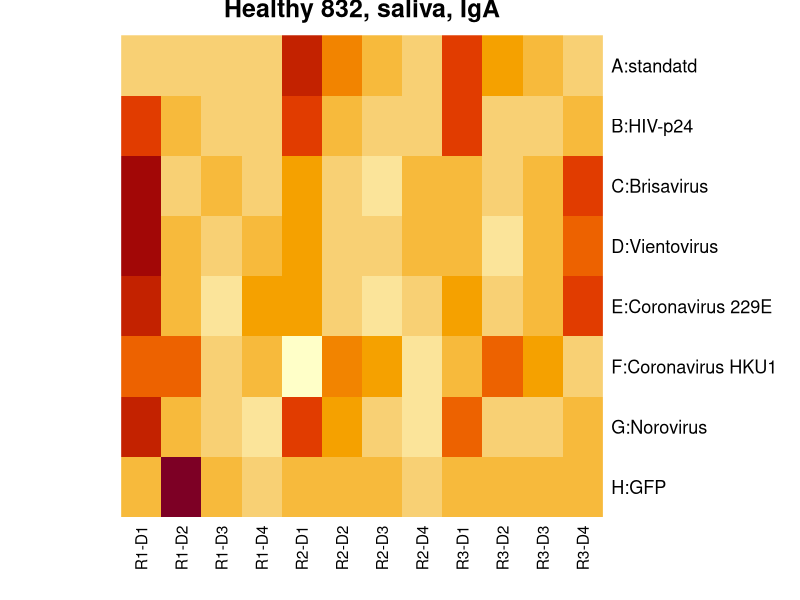

The R source for this figure:

T <- read.table("table_parts/01_2022-02-11-raw-plate.tab", header=TRUE)
heatmap(as.matrix(T), Colv = NA, Rowv = NA, revC=TRUE, 
        labRow=c("A:standatd","B:HIV-p24","C:Brisavirus","D:Vientovirus","E:Coronavirus 229E","F:Coronavirus HKU1","G:Norovirus","H:GFP"),
        labCol=c("R1-D1","R1-D2","R1-D3","R1-D4","R2-D1","R2-D2","R2-D3","R2-D4","R3-D1","R3-D2","R3-D3","R3-D4"), 
        main = "Healthy 832, saliva, IgA")

